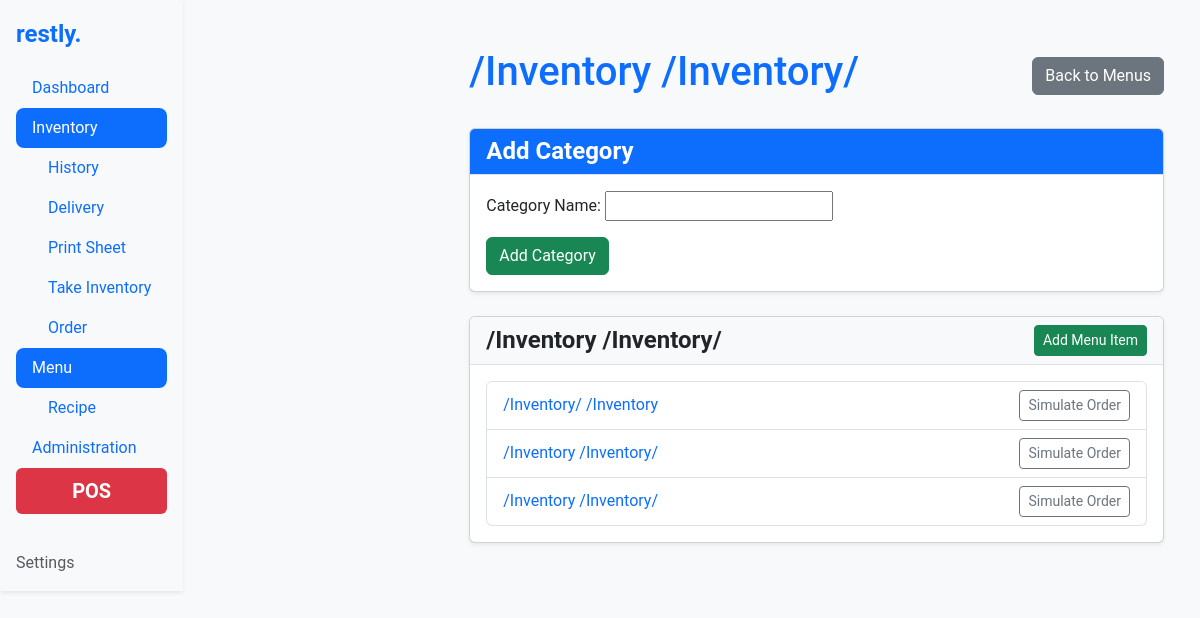
/menu/inventory-inventory/, run on the app's committed database.
### menu/models.py (models this page shows, shortened)
class Menu(models.Model):
    name = models.CharField(max_length=255, unique=True)
    slug = models.SlugField(max_length=255, unique=True, blank=True)
    is_active = models.BooleanField(default=False)

class MenuCategory(models.Model):
    name = models.CharField(max_length=255)
    slug = models.SlugField(max_length=255, unique=True, blank=True)
    menu = models.ForeignKey(Menu, on_delete=models.CASCADE, related_name="categories")
    class Meta:
        unique_together = ('name', 'menu')

class MenuItem(models.Model):
    name = models.CharField(max_length=255)
    slug = models.SlugField(max_length=255, unique=True, blank=True)
    category = models.ForeignKey(MenuCategory, on_delete=models.CASCADE, related_name="items")
    description = models.TextField(blank=True, null=True)

### menu/views.py (the view, shortened to what this page needs)
# urls.py: path('<str:menu_slug>/', views.menu_detail, name='menu_detail'),
def menu_detail(request, menu_slug):
    menu = get_object_or_404(Menu, slug=menu_slug)
    categories = menu.categories.prefetch_related("items")
    category_form = MenuCategoryForm()
    item_form = MenuItemForm()
    context = {
        'menu': menu,
        'categories': categories,
        'category_form': category_form,
        'menu_item_form': item_form,
    }
    return render(request, 'menu/menu_detail.html', context)

### menu/forms.py
class MenuCategoryForm(forms.ModelForm):
    class Meta:
        model = MenuCategory
        fields = ['name']
        labels = {'name': 'Category Name'}

class MenuItemForm(forms.ModelForm):
    class Meta:
        model = MenuItem
        fields = ['name', 'description']
        labels = {
            'name': 'Menu Item Name',
            'description': 'Description',
        }

### menu/templates/menu/menu_detail.html (shortened to what this page needs)
{% extends 'base.html' %}
{% block content %}
<div class="container my-4">
    <div class="d-flex justify-content-between align-items-center mb-4">
        <h1 class="text-primary">{{ menu.name|title }}</h1>
        <a href="{% url 'menu_list' %}" class="btn btn-secondary">
             Back to Menus
        </a>
    </div>
    <div class="card shadow-sm mb-4">
        <div class="card-header bg-primary text-white">
            <h2 class="mb-0">Add Category</h2>
        </div>
        <div class="card-body">
            <form method="post">
                {{ category_form.as_p }}
                <button type="submit" class="btn btn-success" name="add_category">
                     Add Category
                </button>
            </form>
        </div>
    </div>
    {% if categories %}
    {% for category in categories %}
    <div class="card shadow-sm mb-4">
        <div class="card-header bg-light d-flex justify-content-between align-items-center">
            <h2 class="mb-0">
                    {{ category.name|title }}
            </h2>
            <button class="btn btn-success btn-sm" data-bs-toggle="modal" data-bs-target="#addMenuItemModal-{{ category.id }}">
                 Add Menu Item
            </button>
        </div>
        <div class="card-body">
            {% if category.items.all %}
            <ul class="list-group">
                {% for item in category.items.all %}
                <li class="list-group-item d-flex justify-content-between align-items-center">
                    <a href="{% url 'menu_item_detail' menu.slug category.slug item.slug %}" class="text-decoration-none">
                        {{ item.name|title }}
                    </a>
                    <form method="post" action="{% url 'simulate_order' menu.slug category.slug item.slug %}">
                        <button type="submit" class="btn btn-outline-secondary btn-sm">
                             Simulate Order
                        </button>
                    </form>
                </li>
                {% endfor %}
            </ul>
            {% else %}
            <p class="text-muted mb-0">No items available in this category.</p>
            {% endif %}
        </div>
    </div>
    {% endfor %}
    {% else %}
    <p class="text-muted">No categories found for this menu.</p>
    {% endif %}
</div>
{% endblock %}

### templates/styles.css (style rules this page uses)
body { font-family: 'Roboto', sans-serif; background-color: #f8f9fa; }
.card-header { background-color: #f8f9fa; border-bottom: 1px solid #dee2e6; }
.card-header h2 { font-size: 1.25rem; }
.card-header h2 { font-size: 1.25rem; font-weight: bold; }
.list-group-item { display: flex; justify-content: space-between; align-items: center; }
.container { max-width: 960px; }
.card-header .btn { margin-left: auto; }
.card-header h2 { font-size: 1.5rem; font-weight: bold; }

### data on the page
Menu: name "/Inventory /Inventory/"
MenuCategory: name "/Inventory /Inventory/"
MenuItem: name "/Inventory/ /Inventory"
MenuItem: name "/Inventory /Inventory/"
MenuItem: name "/Inventory /Inventory/"
